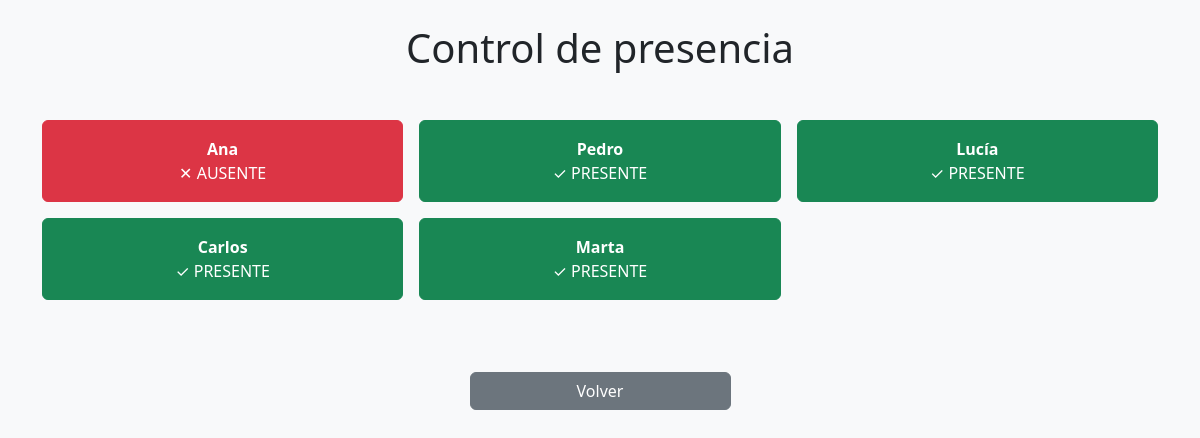
Page /presencia on the committed database.
### tables this page shows
CREATE TABLE profesores (
    id_profesor INTEGER PRIMARY KEY AUTOINCREMENT,
    nombre TEXT NOT NULL,
    departamento TEXT NOT NULL
);

### app.py (the view)
@app.route("/presencia")
def vista_presencia():
    db.limpiar_tablas_diarias()
    profesores = db.obtener_estado_presencia_todos()
    return render_template("presencia.html", profesores=profesores)

### modules/db/db_manager.py (called while the page is built)
def get_connection():
    conn = sqlite3.connect(DB_PATH)
    conn.execute("PRAGMA foreign_keys = ON")
    return conn

def limpiar_tablas_diarias():
    with get_connection() as conn:
        conn.execute("DELETE FROM presencia WHERE fecha != date('now')")
        conn.execute("DELETE FROM ausencias WHERE fecha != date('now')")
        conn.commit()

def obtener_estado_presencia_todos():
    with get_connection() as conn:
        cursor = conn.cursor()
        cursor.execute("""
            SELECT p.id_profesor, p.nombre,
            (SELECT presente FROM presencia
             WHERE id_profesor = p.id_profesor AND fecha = date('now'))
            FROM profesores p
        """)
        return cursor.fetchall()

### templates/presencia.html (shortened to what this page needs)
<!DOCTYPE html>
<html lang="es">
<head>
    <link href="https://cdn.jsdelivr.net/npm/bootstrap@5.3.3/dist/css/bootstrap.min.css" rel="stylesheet">
</head>
<body class="bg-light">
<div class="container py-4">
    <h1 class="text-center mb-4">Control de presencia</h1>
    <br>
    <div class="row g-3">
        {% for p in profesores %}
        <div class="col-12 col-md-6 col-lg-4">
            <form method="POST" action="/toggle_presencia">
                {% if p[2] == 1 %}
                <button type="submit" class="btn btn-success w-100 py-3">
                    <div class="fw-bold">{{ p[1] }}</div>
                    <div>✓ PRESENTE</div>
                </button>
                {% else %}
                <button type="submit" class="btn btn-danger w-100 py-3">
                    <div class="fw-bold">{{ p[1] }}</div>
                    <div>✕ AUSENTE</div>
                </button>
                {% endif %}
            </form>
        </div>
        {% endfor %}
    </div>
    <br><br>
    <div class="row mt-4">
        <div class="col-8 col-md-4 col-lg-3 mx-auto">
            <a href="/" class="btn btn-secondary w-100 d-block">Volver</a>
        </div>
    </div>
</div>
</body>
</html>

### rows in the picture
profesores: nombre "Ana"
profesores: nombre "Pedro"
profesores: nombre "Lucía"
profesores: nombre "Carlos"
profesores: nombre "Marta"
